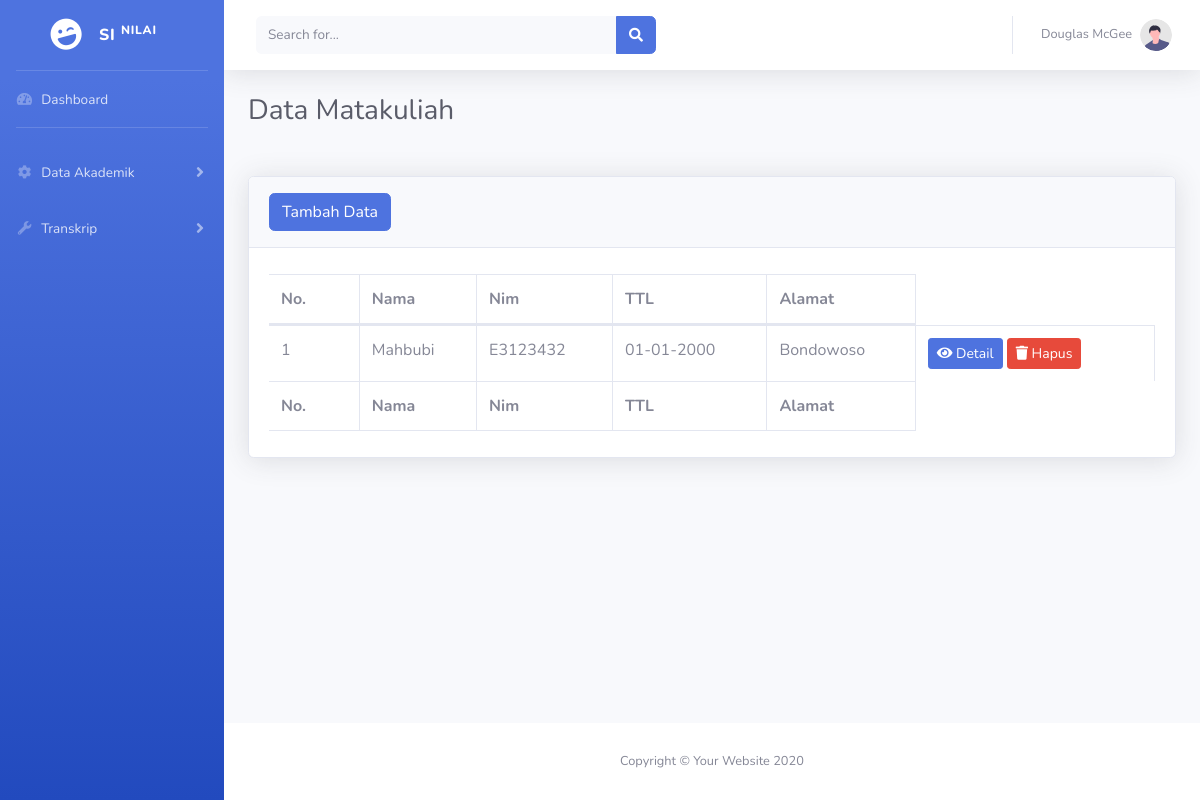
/mahasiswa.php, run on an earlier commit of the app's database.
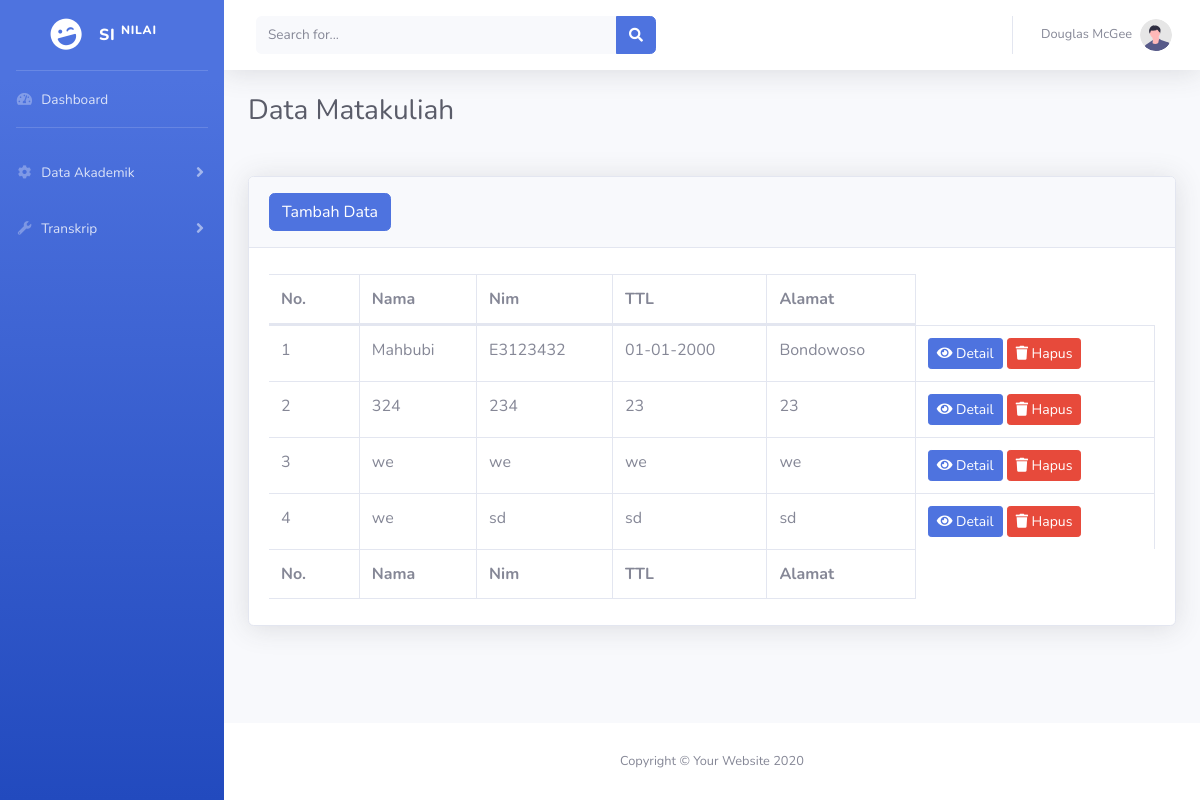
And on a later commit of the database.
### tables this page shows
CREATE TABLE `mahasiswa` (
  `id` int NOT NULL,
  `nama` varchar(255) NOT NULL,
  `nim` varchar(255) NOT NULL,
  `ttl` varchar(255) NOT NULL,
  `alamat` varchar(255) NOT NULL
);

### koneksi.php (called while the page is built)
<?php
$conn= mysqli_connect("localhost", "root", "", "transkrip");
function query ($query){
	global $conn;
	$result = mysqli_query($conn, $query);
	$rows = [];
	while ($row = mysqli_fetch_assoc($result)) {
		$rows[] = $row;
	}
	return $rows;
}
?>

### mahasiswa.php (the view, shortened to what the changed rows need)
<?php
include 'koneksi.php';
$mahasiswa = query("SELECT * FROM mahasiswa ");
?>
<!DOCTYPE html>
<html lang="en">
<head>
    <link href="vendor/fontawesome-free/css/all.min.css" rel="stylesheet" type="text/css">
    <link href="css/sb-admin-2.min.css" rel="stylesheet">
    <link href="vendor/datatables/dataTables.bootstrap4.min.css" rel="stylesheet">
</head>
<body id="page-top">
    <div id="wrapper">
        <div id="content-wrapper" class="d-flex flex-column">
            <div id="content">
                <div class="container-fluid">
                <h1 class="h3 mb-4 text-gray-800">Data Matakuliah</h1>
                <br>
                    <div class="card shadow mb-4">
                        <div class="card-body">
                            <div class="table-responsive">
                                <table class="table table-bordered" id="dataTable" width="100%" cellspacing="0">
                                    <thead>
                                        <tr>
                                        <th>No.</th>
                                        <th>Nama</th>
                                        <th>Nim</th>
                                        <th>TTL</th>
                                        <th>Alamat</th>
                                        </tr>
                                    </thead>
                                    <tfoot>
                                    <tr>
                                        <th>No.</th>
                                        <th>Nama</th>
                                        <th>Nim</th>
                                        <th>TTL</th>
                                        <th>Alamat</th>
                                        </tr>
                                    </tfoot>
                                    <tbody>
                                    <?php $i =1; ?>
                          <?php foreach ($mahasiswa as $row ): ?>
                              <td><?=$i; ?></td>
                              <td><?= $row["nama"]; ?></td>
                              <td><?= $row["nim"]; ?></td>
                              <td><?= $row["ttl"]; ?></td>
                              <td><?= $row["alamat"]; ?></td>
                           <td>
                                <a href="Ematkul.php?id=<?=$row["id"]; ?> " type="button" class="btn btn-primary btn-sm">
                                         <i class="fas fa-eye"></i>
                                        Detail </a>
                                     <a href="Hmatkul.php?id=<?=$row["id"]; ?>" type="button" class="btn btn-danger btn-sm tombol-hapus"onclick="return confirm('yakin?');">
                                         <i class="fas fa-trash"></i>
                                        Hapus</a>
                                    </td>
                              <?php $i ++; ?>
                          <?php endforeach; ?>
                                    </tbody>
                                </table>
                            </div>
                        </div>
                    </div>
                </div>
            </div>
        </div>
    </div>
</body>
</html>

What changed in the data, as far as the page shows it:
added mahasiswa: nama "324", nim "234", ttl "23", alamat "23"
added mahasiswa: nama "we", nim "we", ttl "we", alamat "we"
added mahasiswa: nama "we", nim "sd", ttl "sd", alamat "sd"
